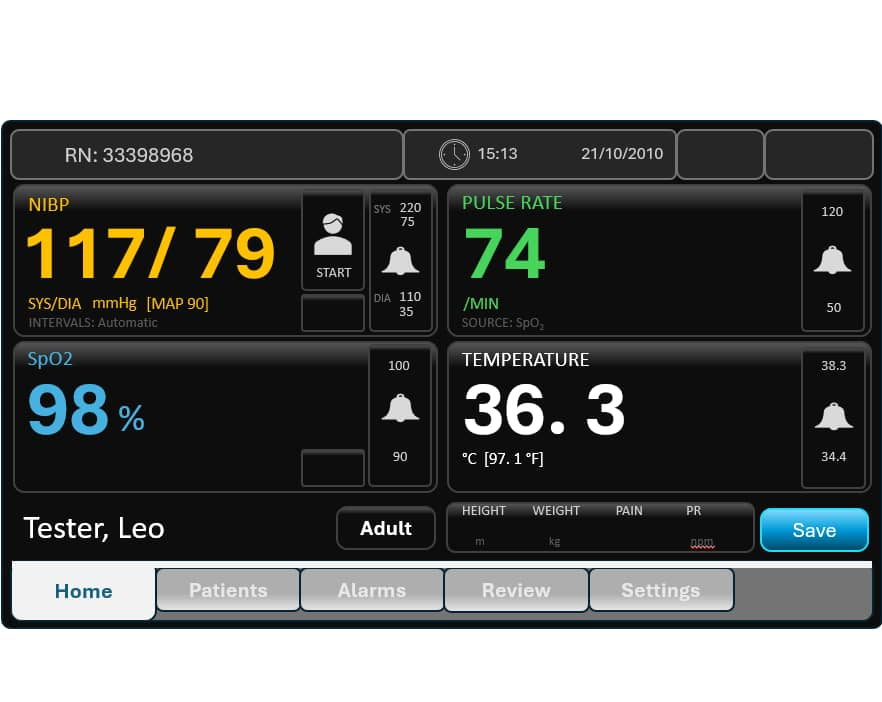
#> input picture TesseractOCR/medical_monitor.jpg, 882 x 702 px
$ python extract_data.py
#> lines starting #> are read from the running program, lines starting #| are printed output that depends on the picture; after the words box and inside, x2 and y2 are one past the last pixel; in counts of white or black regions, pixels touching at a corner belong together
import re

import cv2
import pytesseract
from scipy.spatial import distance

COMMON_KEYWORDS = [
    "nibp", "temperature", "pulse rate", "rn", "sp02"
]

def extract_text_with_boxes(image_path):
#> called with image_path = 'medical_monitor.jpg'
    img = cv2.imread(image_path)
#> img is the input picture: shape (702, 882, 3); mean B, G, R 106.3, 107.6, 105.6
    gray = cv2.cvtColor(img, cv2.COLOR_BGR2GRAY)  # Convert to grayscale
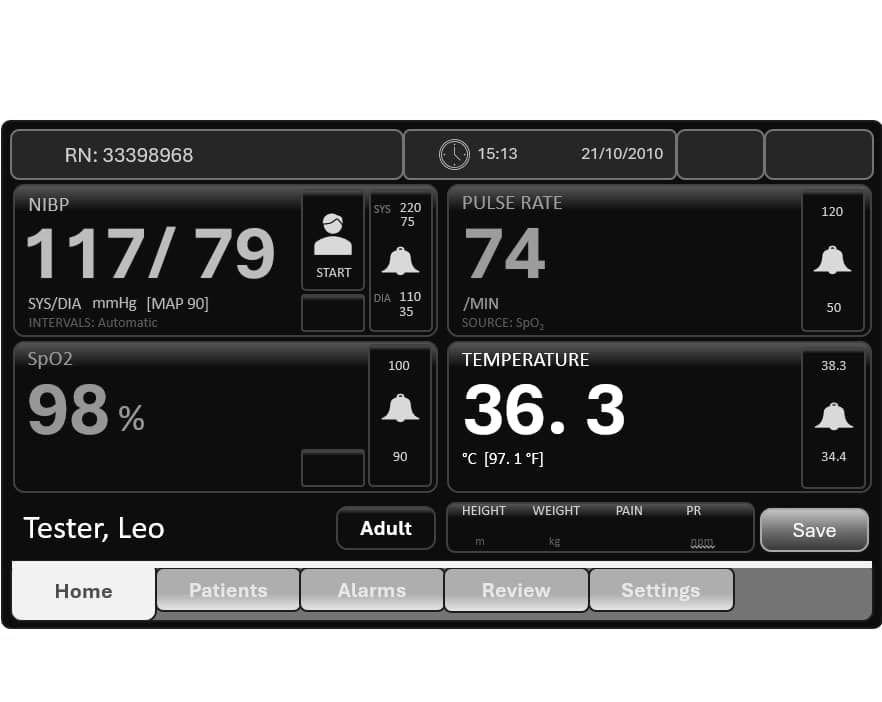
#> gray: shape (702, 882); min 0, max 255, mean 106.9
    thresh = cv2.threshold(gray, 0, 255, cv2.THRESH_BINARY_INV + cv2.THRESH_OTSU)[1]  # Compute threshold
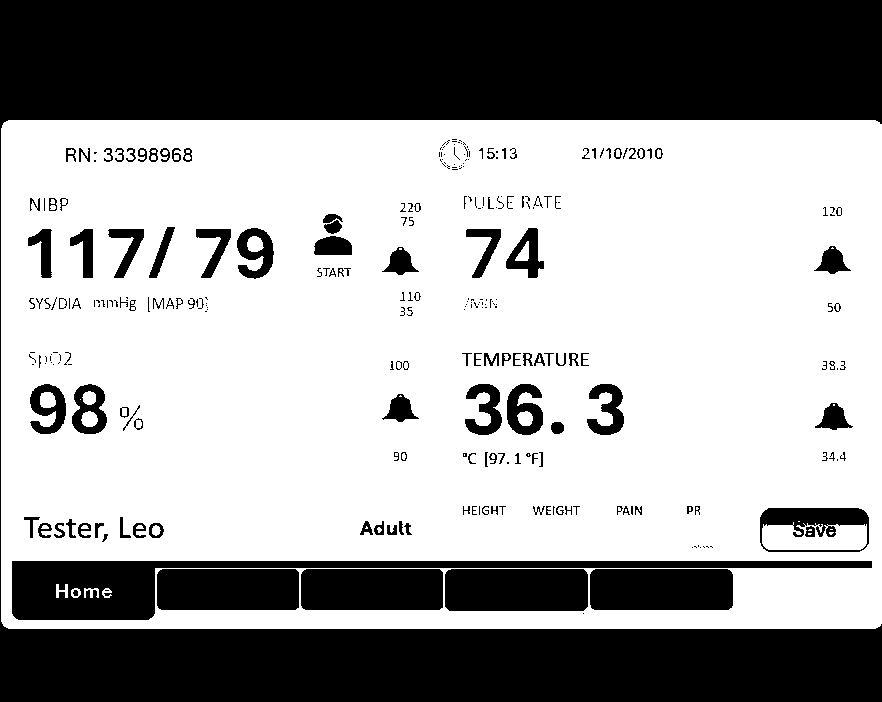
#> thresh: shape (702, 882); 63% white; 287 black regions (147 under 20 px), largest, box (x1, y1, x2, y2) and area: (0, 0, 882, 702) 170806, (12, 561, 872, 620) 13098, (445, 569, 588, 611) 5962

#> (the run stopped early here; a loop or call above may not have finished)
